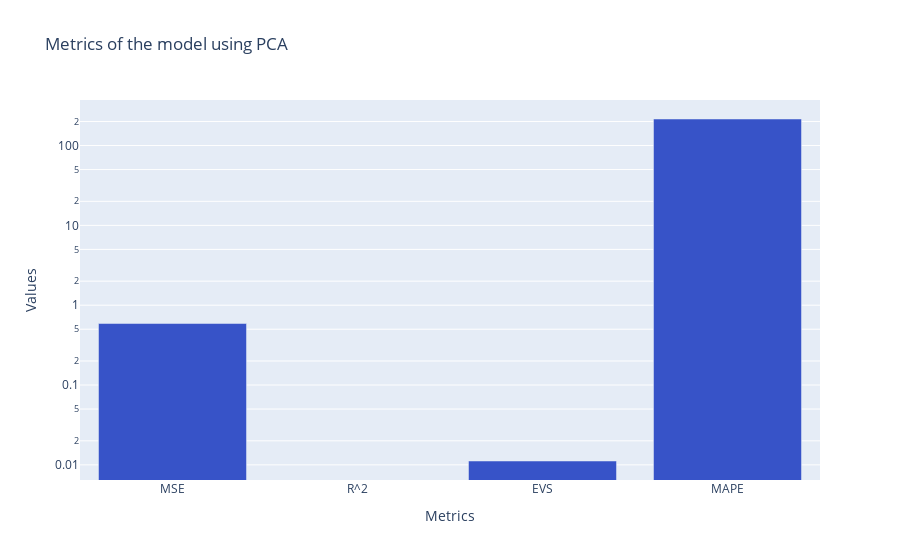

Notebook code cell kept with this figure:
### Markdown cell above
### Creating visualization for the model using PCA

### Code cell
# Error Metrics Visualization
metrics = ['MSE', 'R^2', 'EVS', 'MAPE']
values_PCA = [mse_pca,r2_pca,evs_pca,mape_pca]

# Create a bar graph
fig = go.Figure()

fig.add_trace(go.Bar(
    x=metrics,
    y=values_PCA,
    marker=dict(color='rgb(55, 83, 200)'),
    name='Model Metrics'
))

# Customize layout
fig.update_layout(
    title='Metrics of the model using PCA',
    xaxis=dict(title='Metrics'),
    yaxis=dict(
        title='Values',
        type='log',
    ),
    showlegend=False
)

fig.show()

### Figure 1 — Plotly figure (JSON) as saved in the notebook; plotly's stock layout.template omitted (floating-point values rounded to 4 significant figures)
{"data": [{"marker": {"color": "rgb(55, 83, 200)"}, "name": "Model Metrics", "type": "bar", "x": ["MSE", "R^2", "EVS", "MAPE"], "y": [0.5895, -0.02137, 0.01118, 214.9]}], "layout": {"showlegend": false, "title": {"text": "Metrics of the model using PCA"}, "xaxis": {"title": {"text": "Metrics"}}, "yaxis": {"title": {"text": "Values"}, "type": "log"}}}
